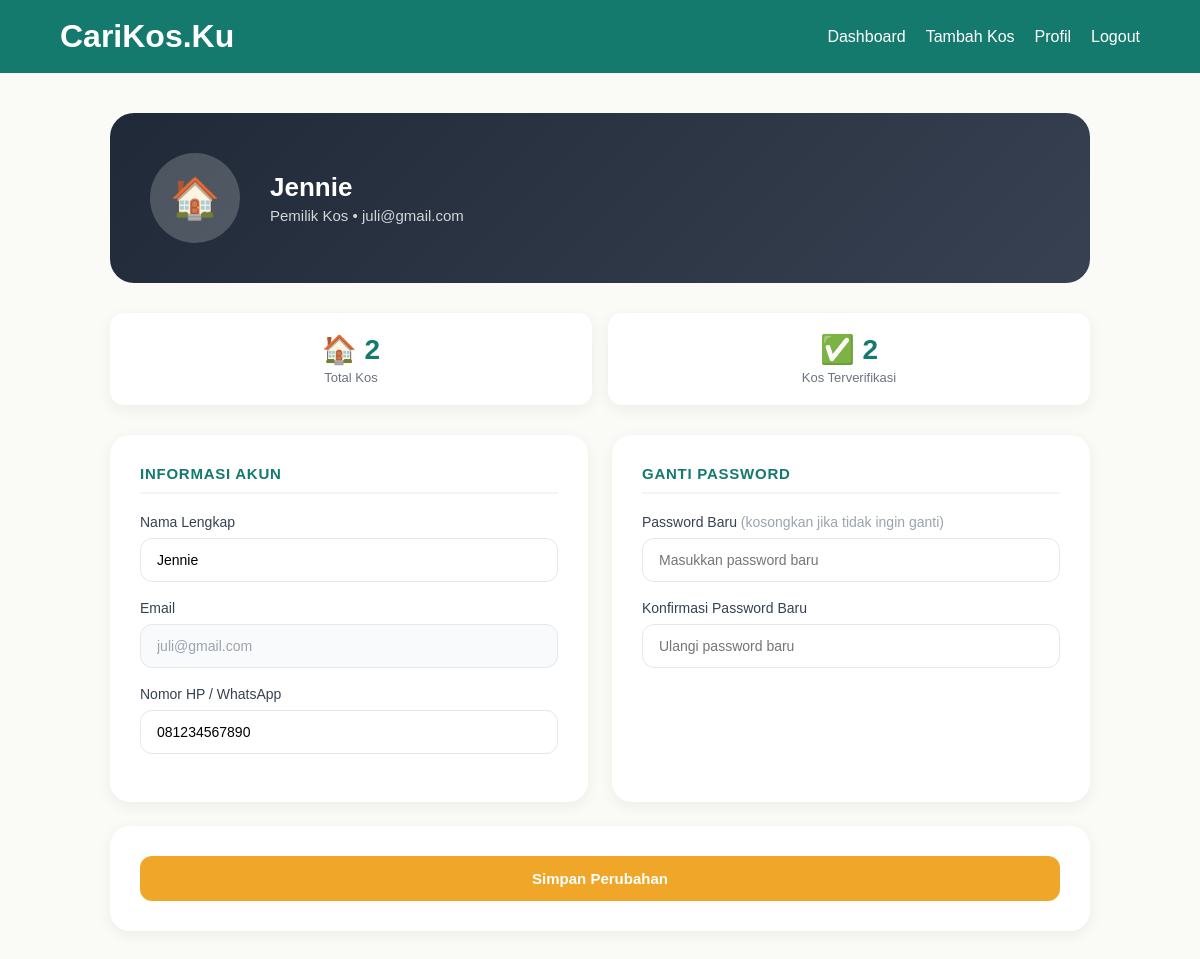
The page /profil_pemilik.php (signed in) on the database its author committed.
### tables this page shows
CREATE TABLE `users` (
  `id` int(11) NOT NULL,
  `nama` varchar(100) NOT NULL,
  `email` varchar(100) NOT NULL,
  `password` varchar(255) NOT NULL,
  `role` enum('penyewa','pemilik','admin') NOT NULL,
  `no_hp` varchar(20) DEFAULT NULL,
  `created_at` timestamp NOT NULL DEFAULT current_timestamp()
);

### profil_pemilik.php (the view, shortened to what this page needs)
<?php
require "koneksi.php";
$user_id = $_SESSION['id'];
$user = mysqli_fetch_assoc(mysqli_query($conn, "SELECT * FROM users WHERE id='$user_id'"));
$total_kos           = mysqli_fetch_row(mysqli_query($conn, "SELECT COUNT(*) FROM kos WHERE user_id='$user_id'"))[0];
$total_terverifikasi = mysqli_fetch_row(mysqli_query($conn, "SELECT COUNT(*) FROM kos WHERE user_id='$user_id' AND terverifikasi=1"))[0];
?>
<!DOCTYPE html>
<html lang="id">
<head>
    <link rel="stylesheet" href="style.css">
</head>
<body>
<div class="navbar">
    <h1>CariKos.Ku</h1>
    <div class="menu">
        <a href="index_pemilik.php">Dashboard</a>
        <a href="tambah_kos.php">Tambah Kos</a>
        <a href="profil_pemilik.php">Profil</a>
        <a href="logout.php">Logout</a>
    </div>
</div>
<div class="profil-page">
    <div class="profil-header pemilik">
        <div class="profil-avatar">🏠</div>
        <div class="profil-header-info">
            <h2><?= htmlspecialchars($user['nama']) ?></h2>
            <p>Pemilik Kos • <?= htmlspecialchars($user['email']) ?></p>
        </div>
    </div>
    <div class="profil-stat-grid">
        <div class="profil-stat-item">
            <div class="number">🏠 <?= $total_kos ?></div>
            <div class="label">Total Kos</div>
        </div>
        <div class="profil-stat-item">
            <div class="number">✅ <?= $total_terverifikasi ?></div>
            <div class="label">Kos Terverifikasi</div>
        </div>
    </div>
    <form action="" method="POST" id="formProfil">
        <div class="profil-body">
            <div class="profil-card">
                <h3>Informasi Akun</h3>
                <div class="profil-input-group">
                    <label>Nama Lengkap</label>
                    <input type="text" name="nama" id="nama" value="<?= htmlspecialchars($user['nama']) ?>" required>
                </div>
                <div class="profil-input-group">
                    <label>Email</label>
                    <input type="email" value="<?= htmlspecialchars($user['email']) ?>" disabled>
                </div>
                <div class="profil-input-group">
                    <label>Nomor HP / WhatsApp</label>
                    <input type="text" name="no_hp" id="no_hp" value="<?= htmlspecialchars($user['no_hp'] ?? '') ?>" placeholder="Contoh: 08123456789">
                </div>
            </div>
            <div class="profil-card">
                <h3>Ganti Password</h3>
                <div class="profil-input-group">
                    <label>Password Baru <span class="input-hint">(kosongkan jika tidak ingin ganti)</span></label>
                    <input type="password" name="password" id="password" placeholder="Masukkan password baru">
                </div>
                <div class="profil-input-group">
                    <label>Konfirmasi Password Baru</label>
                    <input type="password" id="confirm_password" placeholder="Ulangi password baru">
                </div>
            </div>
            <div class="profil-card full-width">
                <button type="submit" class="profil-btn">Simpan Perubahan</button>
            </div>
        </div>
    </form>
</div>
</body>
</html>

### style.css (style rules this page uses)
* { margin: 0; padding: 0; box-sizing: border-box; font-family: 'Poppins', sans-serif; }
body { background: #FAFAF7; }
.input-hint { color: #9CA3AF; font-weight: 400; font-size: 14px; }
.navbar { background: #157A6E; padding: 18px 60px; display: flex; justify-content: space-between; align-items: center; position: sticky; top: 0; z-index: 999; }
.navbar h1 { color: white; font-size: 32px; }
.menu { display: flex; gap: 20px; }
.menu a { color: white; text-decoration: none; font-weight: 500; }
.profil-page { padding: 40px 60px 60px; max-width: 1100px; margin: 0 auto; }
.profil-header { background: linear-gradient(135deg, #157A6E, #1DA896); border-radius: 24px; padding: 40px; display: flex; align-items: center; gap: 30px; margin-bottom: 30px; color: white; }
.profil-header.pemilik { background: linear-gradient(135deg, #1F2937, #374151); }
.profil-avatar { width: 90px; height: 90px; background: rgba(255,255,255,0.2); border-radius: 50%; display: flex; align-items: center; justify-content: center; font-size: 40px; flex-shrink: 0; }
.profil-header-info h2 { font-size: 26px; font-weight: 700; margin-bottom: 4px; }
.profil-header-info p { color: rgba(255,255,255,0.8); font-size: 15px; }
.profil-stat-grid { display: grid; grid-template-columns: repeat(auto-fit, minmax(140px, 1fr)); gap: 16px; margin-bottom: 30px; }
.profil-stat-item { background: white; border-radius: 14px; padding: 20px; text-align: center; box-shadow: 0 4px 15px rgba(0,0,0,0.06); }
.profil-stat-item .number { font-size: 28px; font-weight: 700; color: #157A6E; }
.profil-stat-item .label { color: #6B7280; font-size: 13px; margin-top: 4px; }
.profil-body { display: grid; grid-template-columns: 1fr 1fr; gap: 24px; }
.profil-card { background: white; border-radius: 20px; padding: 30px; box-shadow: 0 4px 15px rgba(0,0,0,0.06); }
.profil-card.full-width { grid-column: 1 / -1; }
.profil-card h3 { color: #157A6E; font-size: 15px; font-weight: 600; text-transform: uppercase; letter-spacing: 0.05em; margin-bottom: 20px; padding-bottom: 10px; border-bottom: 2px solid #F3F4F6; }
.profil-input-group { margin-bottom: 18px; }
.profil-input-group label { display: block; margin-bottom: 8px; color: #374151; font-weight: 500; font-size: 14px; }
.profil-input-group input { width: 100%; padding: 13px 16px; border: 1px solid #E5E7EB; border-radius: 12px; outline: none; font-size: 14px; font-family: 'Poppins', sans-serif; transition: border-color 0.2s; }
.profil-input-group input:disabled { background: #F9FAFB; color: #9CA3AF; cursor: not-allowed; }
.profil-btn { width: 100%; padding: 14px; border: none; border-radius: 12px; background: #F0A629; color: white; font-size: 15px; font-weight: 600; cursor: pointer; transition: 0.3s; font-family: 'Poppins', sans-serif; }

### rows shown on the page
users: nama "Jennie", email "juli@gmail.com", no_hp "081234567890"

### other values the page prints
$total_kos "2"
$total_terverifikasi "2"
